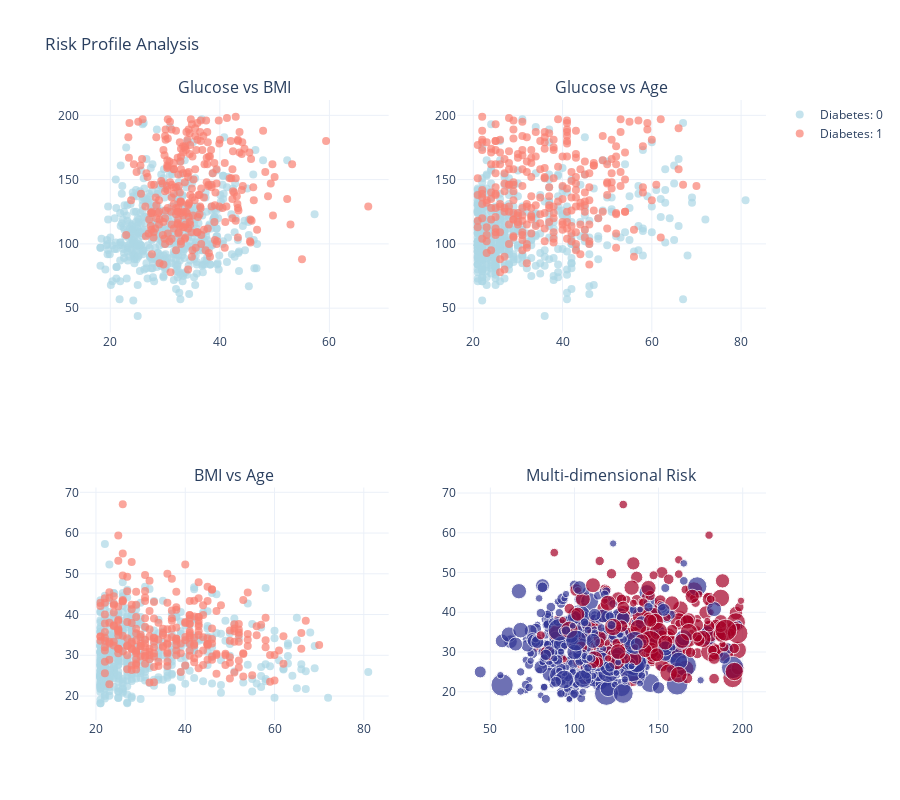

The cell this chart's notebook holds for it:
### Markdown cell above
## 10. Risk Profiling with Interactive Scatter Plots

**Data Story**: By examining the relationship between key risk factors (Glucose, BMI, Age), we can identify high-risk profiles for diabetes. The interactive scatter plots below allow you to explore these relationships in detail.

### Code cell
# Interactive risk profiling scatter plots
def create_risk_profile_plots():
    df_risk = df_cleaned.copy()
    df_risk['Diabetes_Status'] = df_risk['Outcome'].map({0: 'No Diabetes', 1: 'Diabetes'})
    
    fig = make_subplots(
        rows=2, cols=2,
        subplot_titles=('Glucose vs BMI', 'Glucose vs Age', 'BMI vs Age', 'Multi-dimensional Risk'),
        specs=[[{'type': 'scatter'}, {'type': 'scatter'}],
               [{'type': 'scatter'}, {'type': 'scatter'}]]
    )
    
    # Plot combinations of key risk factors
    plot_configs = [
        (1, 1, 'BMI', 'Glucose'),
        (1, 2, 'Age', 'Glucose'),
        (2, 1, 'Age', 'BMI')
    ]
    
    for row, col, x_var, y_var in plot_configs:
        for outcome, color in [(0, 'lightblue'), (1, 'salmon')]:
            mask = df_risk['Outcome'] == outcome
            fig.add_trace(
                go.Scatter(
                    x=df_risk[mask][x_var],
                    y=df_risk[mask][y_var],
                    mode='markers',
                    name=f'Diabetes: {outcome}' if row == 1 and col == 1 else None,
                    marker=dict(color=color, size=8, opacity=0.7),
                    showlegend=(row == 1 and col == 1),
                    hovertemplate=f'<b>{x_var}:</b> %{{x}}<br><b>{y_var}:</b> %{{y}}<br><b>Diabetes:</b> {"Yes" if outcome else "No"}<extra></extra>'
                ),
                row=row, col=col
            )
    
    # Multi-dimensional plot (age as size)
    fig.add_trace(
        go.Scatter(
            x=df_risk['Glucose'], y=df_risk['BMI'],
            mode='markers',
            marker=dict(
                size=df_risk['Age']/3,
                color=df_risk['Outcome'],
                colorscale='RdYlBu_r',
                opacity=0.7
            ),
            showlegend=False,
            hovertemplate='<b>Glucose:</b> %{x}<br><b>BMI:</b> %{y}<br><b>Age:</b> %{text}<extra></extra>',
            text=df_risk['Age']
        ), row=2, col=2
    )
    
    fig.update_layout(
        title='Risk Profile Analysis',
        height=800, template='plotly_white'
    )
    return fig

# Display risk profiling
risk_fig = create_risk_profile_plots()
risk_fig.show()

### Figure 1 — Plotly figure (JSON) as saved in the notebook; plotly's stock layout.template omitted (floating-point values rounded to 4 significant figures; data arrays with more than 128 entries replaced by an {"elided": "..."} marker saying what was removed)
{"data": [{"hovertemplate": "<b>BMI:</b> %{x}<br><b>Glucose:</b> %{y}<br><b>Diabetes:</b> No<extra></extra>", "marker": {"color": "lightblue", "opacity": 0.7, "size": 8}, "mode": "markers", "name": "Diabetes: 0", "showlegend": true, "type": "scatter", "x": {"elided": "499 float values"}, "xaxis": "x", "y": {"elided": "499 float values"}, "yaxis": "y"}, {"hovertemplate": "<b>BMI:</b> %{x}<br><b>Glucose:</b> %{y}<br><b>Diabetes:</b> Yes<extra></extra>", "marker": {"color": "salmon", "opacity": 0.7, "size": 8}, "mode": "markers", "name": "Diabetes: 1", "showlegend": true, "type": "scatter", "x": {"elided": "268 float values"}, "xaxis": "x", "y": {"elided": "268 float values"}, "yaxis": "y"}, {"hovertemplate": "<b>Age:</b> %{x}<br><b>Glucose:</b> %{y}<br><b>Diabetes:</b> No<extra></extra>", "marker": {"color": "lightblue", "opacity": 0.7, "size": 8}, "mode": "markers", "showlegend": false, "type": "scatter", "x": {"elided": "499 int values"}, "xaxis": "x2", "y": {"elided": "499 float values"}, "yaxis": "y2"}, {"hovertemplate": "<b>Age:</b> %{x}<br><b>Glucose:</b> %{y}<br><b>Diabetes:</b> Yes<extra></extra>", "marker": {"color": "salmon", "opacity": 0.7, "size": 8}, "mode": "markers", "showlegend": false, "type": "scatter", "x": {"elided": "268 int values"}, "xaxis": "x2", "y": {"elided": "268 float values"}, "yaxis": "y2"}, {"hovertemplate": "<b>Age:</b> %{x}<br><b>BMI:</b> %{y}<br><b>Diabetes:</b> No<extra></extra>", "marker": {"color": "lightblue", "opacity": 0.7, "size": 8}, "mode": "markers", "showlegend": false, "type": "scatter", "x": {"elided": "499 int values"}, "xaxis": "x3", "y": {"elided": "499 float values"}, "yaxis": "y3"}, {"hovertemplate": "<b>Age:</b> %{x}<br><b>BMI:</b> %{y}<br><b>Diabetes:</b> Yes<extra></extra>", "marker": {"color": "salmon", "opacity": 0.7, "size": 8}, "mode": "markers", "showlegend": false, "type": "scatter", "x": {"elided": "268 int values"}, "xaxis": "x3", "y": {"elided": "268 float values"}, "yaxis": "y3"}, {"hovertemplate": "<b>Glucose:</b> %{x}<br><b>BMI:</b> %{y}<br><b>Age:</b> %{text}<extra></extra>", "marker": {"color": {"elided": "767 int values"}, "colorscale": [[0, "rgb(49,54,149)"], [0.1, "rgb(69,117,180)"], [0.2, "rgb(116,173,209)"], [0.3, "rgb(171,217,233)"], [0.4, "rgb(224,243,248)"], [0.5, "rgb(255,255,191)"], [0.6, "rgb(254,224,144)"], [0.7, "rgb(253,174,97)"], [0.8, "rgb(244,109,67)"], [0.9, "rgb(215,48,39)"], [1, "rgb(165,0,38)"]], "opacity": 0.7, "size": {"elided": "767 float values"}}, "mode": "markers", "showlegend": false, "text": {"elided": "767 float values"}, "type": "scatter", "x": {"elided": "767 float values"}, "xaxis": "x4", "y": {"elided": "767 float values"}, "yaxis": "y4"}], "layout": {"annotations": [{"font": {"size": 16}, "showarrow": false, "text": "Glucose vs BMI", "x": 0.225, "xanchor": "center", "xref": "paper", "y": 1, "yanchor": "bottom", "yref": "paper"}, {"font": {"size": 16}, "showarrow": false, "text": "Glucose vs Age", "x": 0.775, "xanchor": "center", "xref": "paper", "y": 1, "yanchor": "bottom", "yref": "paper"}, {"font": {"size": 16}, "showarrow": false, "text": "BMI vs Age", "x": 0.225, "xanchor": "center", "xref": "paper", "y": 0.375, "yanchor": "bottom", "yref": "paper"}, {"font": {"size": 16}, "showarrow": false, "text": "Multi-dimensional Risk", "x": 0.775, "xanchor": "center", "xref": "paper", "y": 0.375, "yanchor": "bottom", "yref": "paper"}], "height": 800, "title": {"text": "Risk Profile Analysis"}, "xaxis": {"anchor": "y", "domain": [0, 0.45]}, "xaxis2": {"anchor": "y2", "domain": [0.55, 1]}, "xaxis3": {"anchor": "y3", "domain": [0, 0.45]}, "xaxis4": {"anchor": "y4", "domain": [0.55, 1]}, "yaxis": {"anchor": "x", "domain": [0.625, 1]}, "yaxis2": {"anchor": "x2", "domain": [0.625, 1]}, "yaxis3": {"anchor": "x3", "domain": [0, 0.375]}, "yaxis4": {"anchor": "x4", "domain": [0, 0.375]}}}
